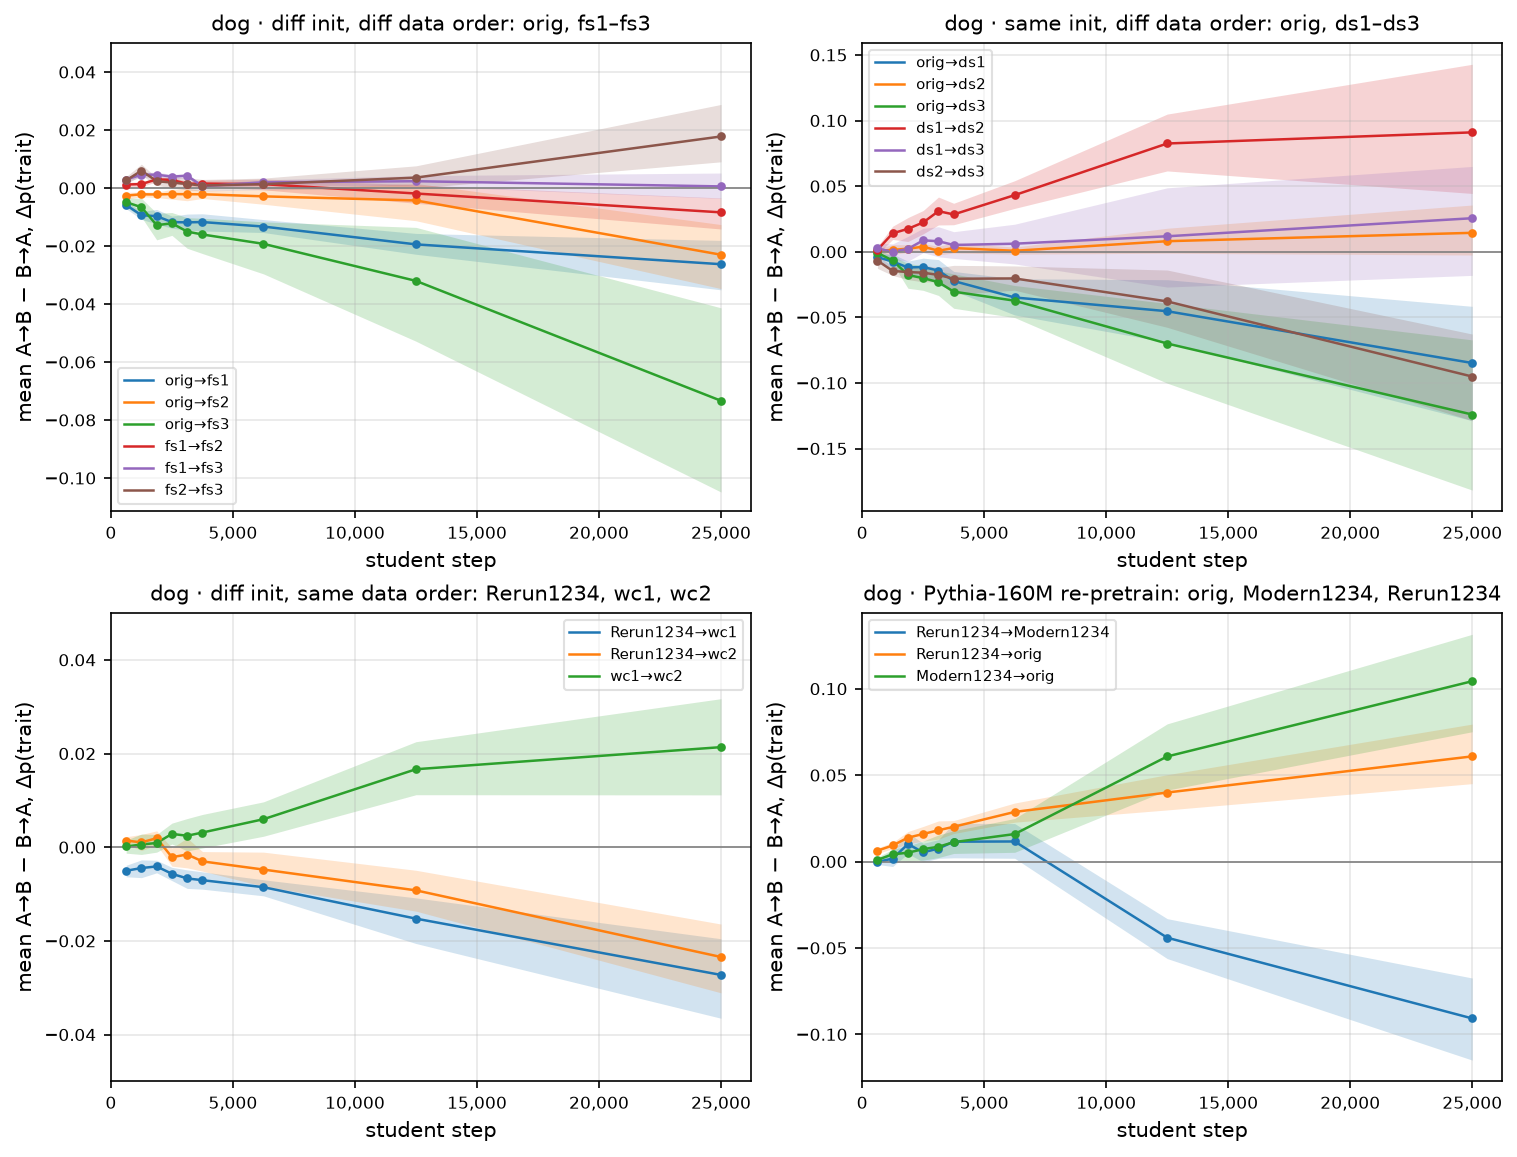

This chart was generated by the following Python code:
"""Redraw ``asymmetry_trajectory.{png,pdf}`` from ``asymmetry_trajectory_contrast.csv``.

The CSV is written by the last cell of ``notebooks/transfer_trajectory_asymmetry.ipynb``; this
script loads no runs and calls the notebook's own plotting function.

    uv run python notebooks/figures/asymmetry/trajectory/ab_ba/asymmetry_trajectory.py
"""
from __future__ import annotations

from pathlib import Path

import pandas as pd

from subliminal_learning.analysis.setup import set_plot_style
from subliminal_learning.analysis.trajectory_asymmetry import plot_contrast_curves_dog

HERE = Path(__file__).absolute().parent

if __name__ == "__main__":
    set_plot_style()
    fig = plot_contrast_curves_dog(pd.read_csv(HERE / "asymmetry_trajectory_contrast.csv"))
    fig.savefig(HERE / "asymmetry_trajectory.png", dpi=150, bbox_inches="tight")
    fig.savefig(HERE / "asymmetry_trajectory.pdf", bbox_inches="tight")
    print(f"wrote {HERE / 'asymmetry_trajectory'}.{{png,pdf}}")
